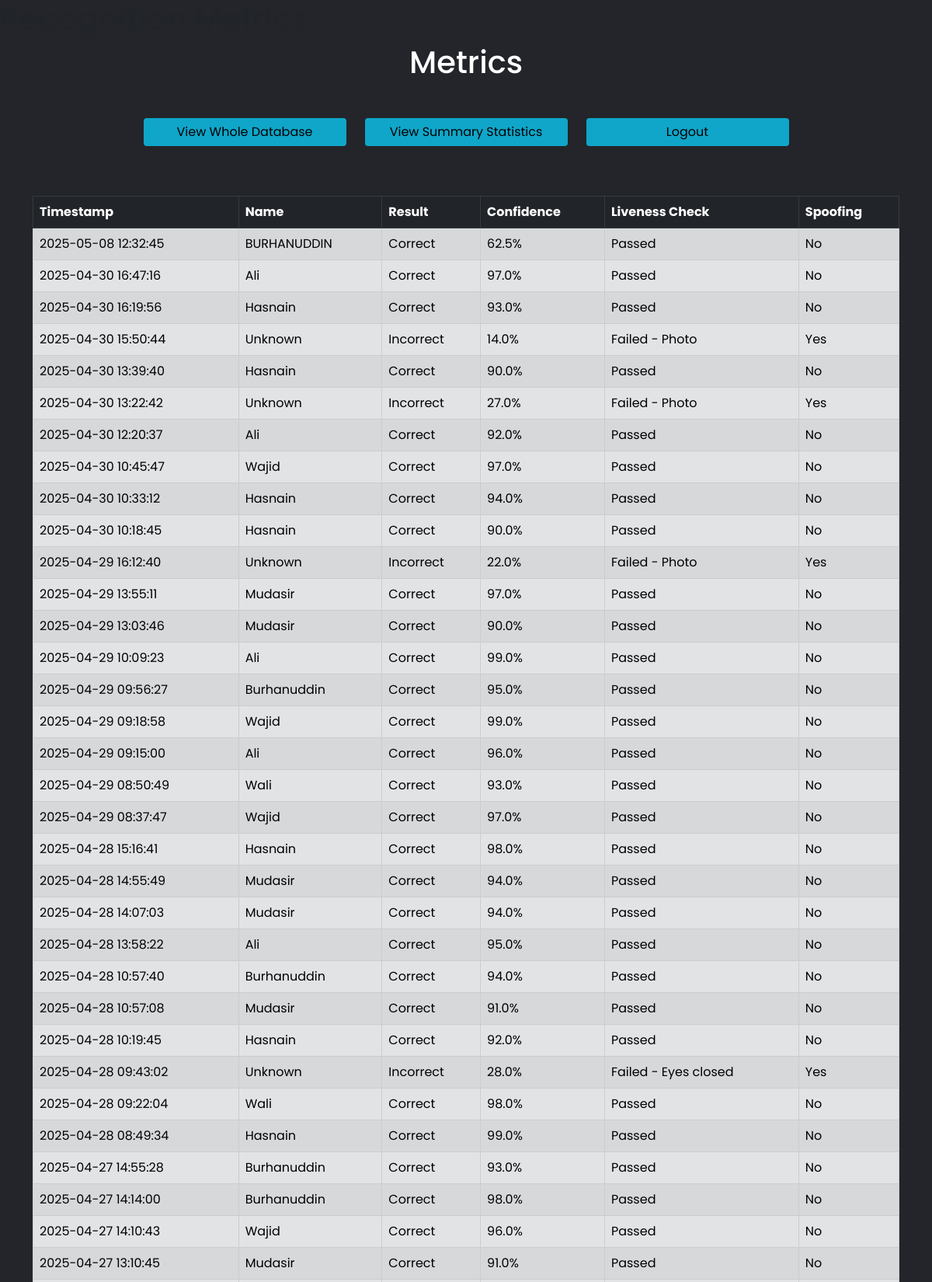
The app's page /metrics (upper part) with its own data.
### tables this page shows
CREATE TABLE RecognitionLogs (id INTEGER PRIMARY KEY AUTOINCREMENT, timestamp TEXT, name TEXT, recognition_result TEXT, is_spoofing BOOLEAN, confidence REAL, liveness_check TEXT);

### app.py (the view)
@app.route('/metrics', methods=["GET", "POST"])
def metrics():
        conn = sqlite3.connect('information.db')
        conn.row_factory = sqlite3.Row  # This enables column access by name
        date_filter = request.form.get('date_filter')
        name_filter = request.form.get('name_filter')
        result_filter = request.form.get('result_filter')
        query = "SELECT * FROM RecognitionLogs WHERE 1=1"
        params = []
        if date_filter:
            query += " AND date(timestamp) = ?"
            params.append(date_filter)
        if name_filter and name_filter != "All":
            query += " AND name = ?"
            params.append(name_filter)
        if result_filter and result_filter != "All":
            if result_filter == "Spoofing":
                query += " AND is_spoofing = 1"
            else:
                query += " AND recognition_result = ?"
                params.append(result_filter)
        query += " ORDER BY timestamp DESC"
        cur = conn.cursor()
        cur.execute(query, params)
        rows = cur.fetchall()
        cur.execute("SELECT DISTINCT name FROM RecognitionLogs WHERE name != 'Unknown' ORDER BY name")
        names = [row['name'] for row in cur.fetchall()]
        conn.close()
        return render_template('RecognitionMetrics.html', rows=rows, names=names, selected_date=date_filter, selected_name=name_filter, selected_result=result_filter)

### templates/RecognitionMetrics.html (shortened to what this page needs)
<!DOCTYPE html>
<html>
<head>
    <link href="https://cdn.jsdelivr.net/npm/bootstrap@5.0.2/dist/css/bootstrap.min.css" rel="stylesheet"
>
    <link rel="stylesheet" href="{{ url_for('static', filename='css/style.css') }}">
</head>
<body>
    <h1>Recognition Metrics</h1>
    <div class="container">
        <h1 class="text-center mb-5 text-white">Metrics</h1>
        <div class="row mb-5 justify-content-center">
            <div class="col-md-3">
                <form class="mb-3 w-100" action="/whole" method="post">
                    <button class="btn btn-primary blue-btn w-100">View Whole Database</button>
                </form>
            </div>
            <div class="col-md-3">
                <form class="mb-3 w-100" action="/metrics_summary" method="post">
                    <button class="btn btn-primary blue-btn w-100">View Summary Statistics</button>
                </form>
            </div>
            <div class="col-md-3">
                <form class="mb-3 w-100" action="/" method="GET">
                    <button class="btn btn-primary blue-btn w-100">Logout</button>
                </form>
            </div>
        </div>
        <div class="row">
            <div class="col-md-12">
                <table class="table table-secondary table-striped table-bordered table-hover mb-5">
                    <thead class="table-dark">
                        <tr>
                            <th>Timestamp</th>
                            <th>Name</th>
                            <th>Result</th>
                            <th>Confidence</th>
                            <th>Liveness Check</th>
                            <th>Spoofing</th>
                        </tr>
                    </thead>
                    <tbody>
                        {% for row in rows %}
                        <tr>
                            <td>{{ row['timestamp'] }}</td>
                            <td>{{ row['name'] }}</td>
                            <td>{{ row['recognition_result'] }}</td>
                            <td>{% if row['confidence'] %}{{ "%.1f"|format(row['confidence']*100) }}%{% else %}N/A{% endif %}</td>
                            <td>{{ row['liveness_check'] }}</td>
                            <td>{% if row['is_spoofing'] %}Yes{% else %}No{% endif %}</td>
                        </tr>
                        {% endfor %}
                    </tbody>
                </table>
            </div>
        </div>
    </div>
</body>
</html>

### static/css/style.css (style rules this page uses)
* { margin: 0; padding: 0; box-sizing: border-box; font-family: "Poppins", sans-serif; }
body { background: #23252a; }
.blue-btn { background-color: #0fa6c9 !important; color: black !important; border: white !important; }

### records on screen
RecognitionLogs: timestamp "2025-05-08 12:32:45", name "BURHANUDDIN", recognition_result "Correct", row['confidence']*100 "62.5", liveness_check "Passed", is_spoofing "No"
RecognitionLogs: timestamp "2025-04-30 16:47:16", name "Ali", recognition_result "Correct", row['confidence']*100 "97.0", liveness_check "Passed", is_spoofing "No"
RecognitionLogs: timestamp "2025-04-30 16:19:56", name "Hasnain", recognition_result "Correct", row['confidence']*100 "93.0", liveness_check "Passed", is_spoofing "No"
RecognitionLogs: timestamp "2025-04-30 15:50:44", name "Unknown", recognition_result "Incorrect", row['confidence']*100 "14.0", liveness_check "Failed - Photo", is_spoofing "Yes"
RecognitionLogs: timestamp "2025-04-30 13:39:40", name "Hasnain", recognition_result "Correct", row['confidence']*100 "90.0", liveness_check "Passed", is_spoofing "No"
RecognitionLogs: timestamp "2025-04-30 13:22:42", name "Unknown", recognition_result "Incorrect", row['confidence']*100 "27.0", liveness_check "Failed - Photo", is_spoofing "Yes"
RecognitionLogs: timestamp "2025-04-30 12:20:37", name "Ali", recognition_result "Correct", row['confidence']*100 "92.0", liveness_check "Passed", is_spoofing "No"
RecognitionLogs: timestamp "2025-04-30 10:45:47", name "Wajid", recognition_result "Correct", row['confidence']*100 "97.0", liveness_check "Passed", is_spoofing "No"
RecognitionLogs: timestamp "2025-04-30 10:33:12", name "Hasnain", recognition_result "Correct", row['confidence']*100 "94.0", liveness_check "Passed", is_spoofing "No"
RecognitionLogs: timestamp "2025-04-30 10:18:45", name "Hasnain", recognition_result "Correct", row['confidence']*100 "90.0", liveness_check "Passed", is_spoofing "No"
RecognitionLogs: timestamp "2025-04-29 16:12:40", name "Unknown", recognition_result "Incorrect", row['confidence']*100 "22.0", liveness_check "Failed - Photo", is_spoofing "Yes"
RecognitionLogs: timestamp "2025-04-29 13:55:11", name "Mudasir", recognition_result "Correct", row['confidence']*100 "97.0", liveness_check "Passed", is_spoofing "No"
RecognitionLogs: timestamp "2025-04-29 13:03:46", name "Mudasir", recognition_result "Correct", row['confidence']*100 "90.0", liveness_check "Passed", is_spoofing "No"
RecognitionLogs: timestamp "2025-04-29 10:09:23", name "Ali", recognition_result "Correct", row['confidence']*100 "99.0", liveness_check "Passed", is_spoofing "No"
RecognitionLogs: timestamp "2025-04-29 09:56:27", name "Burhanuddin", recognition_result "Correct", row['confidence']*100 "95.0", liveness_check "Passed", is_spoofing "No"
RecognitionLogs: timestamp "2025-04-29 09:18:58", name "Wajid", recognition_result "Correct", row['confidence']*100 "99.0", liveness_check "Passed", is_spoofing "No"
RecognitionLogs: timestamp "2025-04-29 09:15:00", name "Ali", recognition_result "Correct", row['confidence']*100 "96.0", liveness_check "Passed", is_spoofing "No"
RecognitionLogs: timestamp "2025-04-29 08:50:49", name "Wali", recognition_result "Correct", row['confidence']*100 "93.0", liveness_check "Passed", is_spoofing "No"
RecognitionLogs: timestamp "2025-04-29 08:37:47", name "Wajid", recognition_result "Correct", row['confidence']*100 "97.0", liveness_check "Passed", is_spoofing "No"
RecognitionLogs: timestamp "2025-04-28 15:16:41", name "Hasnain", recognition_result "Correct", row['confidence']*100 "98.0", liveness_check "Passed", is_spoofing "No"
RecognitionLogs: timestamp "2025-04-28 14:55:49", name "Mudasir", recognition_result "Correct", row['confidence']*100 "94.0", liveness_check "Passed", is_spoofing "No"
RecognitionLogs: timestamp "2025-04-28 14:07:03", name "Mudasir", recognition_result "Correct", row['confidence']*100 "94.0", liveness_check "Passed", is_spoofing "No"
RecognitionLogs: timestamp "2025-04-28 13:58:22", name "Ali", recognition_result "Correct", row['confidence']*100 "95.0", liveness_check "Passed", is_spoofing "No"
RecognitionLogs: timestamp "2025-04-28 10:57:40", name "Burhanuddin", recognition_result "Correct", row['confidence']*100 "94.0", liveness_check "Passed", is_spoofing "No"
RecognitionLogs: timestamp "2025-04-28 10:57:08", name "Mudasir", recognition_result "Correct", row['confidence']*100 "91.0", liveness_check "Passed", is_spoofing "No"
RecognitionLogs: timestamp "2025-04-28 10:19:45", name "Hasnain", recognition_result "Correct", row['confidence']*100 "92.0", liveness_check "Passed", is_spoofing "No"
RecognitionLogs: timestamp "2025-04-28 09:43:02", name "Unknown", recognition_result "Incorrect", row['confidence']*100 "28.0", liveness_check "Failed - Eyes closed", is_spoofing "Yes"
RecognitionLogs: timestamp "2025-04-28 09:22:04", name "Wali", recognition_result "Correct", row['confidence']*100 "98.0", liveness_check "Passed", is_spoofing "No"
RecognitionLogs: timestamp "2025-04-28 08:49:34", name "Hasnain", recognition_result "Correct", row['confidence']*100 "99.0", liveness_check "Passed", is_spoofing "No"
RecognitionLogs: timestamp "2025-04-27 14:55:28", name "Burhanuddin", recognition_result "Correct", row['confidence']*100 "93.0", liveness_check "Passed", is_spoofing "No"
RecognitionLogs: timestamp "2025-04-27 14:14:00", name "Burhanuddin", recognition_result "Correct", row['confidence']*100 "98.0", liveness_check "Passed", is_spoofing "No"
RecognitionLogs: timestamp "2025-04-27 14:10:43", name "Wajid", recognition_result "Correct", row['confidence']*100 "96.0", liveness_check "Passed", is_spoofing "No"
RecognitionLogs: timestamp "2025-04-27 13:10:45", name "Mudasir", recognition_result "Correct", row['confidence']*100 "91.0", liveness_check "Passed", is_spoofing "No"
